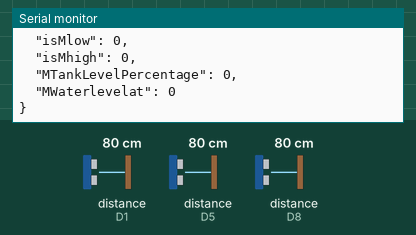
Recording of a sketch running on a simulated ESP8266 (NodeMCU). Shown: the last lines printed to the serial monitor. Wiring (inferred from the names in the program): 3 × ultrasonic range finder: trigger D2, echo D1 / trigger D6, echo D5 / trigger D7, echo D8. Inputs (shaded band) come from the test bench; at power-on: distance to the obstacle (sensors on D8, D1, D5) 80 cm. The echo pulse lasts 58.3 µs per cm; WiFi joins after 1.5 s; servers stay silent unless stated; network time is answered at once with the bench clock; the local clock reads 2024-03-15 10:24:30 at power-on unless the sketch sets it.

Above: at 12.9 s.
13.0 s: distance to the obstacle (sensor on D8) set to 11 cm
At 15.5 s:
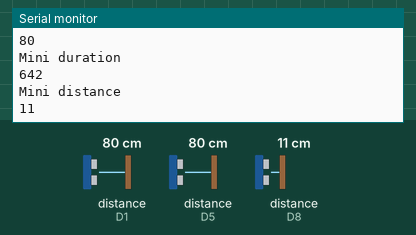
21.8 s: distance to the obstacle (sensor on D8) set to 8 cm
At 25.2 s:
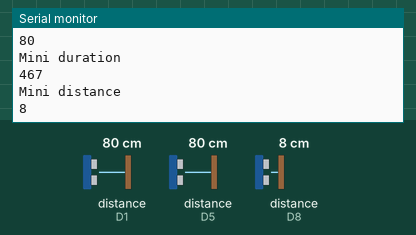
Timing chart, 0 to 26.7 s (numbered marks = the images above; inputs shaded):
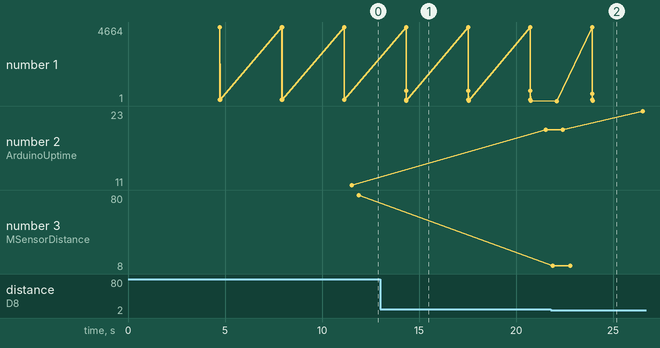

The sketch:

MainEsp8266Only.ino
```cpp
#define BLYNK_PRINT Serial
#define BLYNK_TEMPLATE_ID "TMPLe3Z3HbRn"
#define BLYNK_TEMPLATE_NAME "Main Tank Monitor"
#define BLYNK_AUTH_TOKEN "w-R8a_nmrqsPSdWhD7WFTKn02G6ptVtu"
#define DEVICE_NAME "Main Tank Monitor"
#define DEVICE_SOFTWARE "ESP_MAINTANK_01_25_2025{DD_MM_YYYY}"
#define BLYNK_FIRMWARE_VERSION "2.0.2"

#include <WiFiManager.h> // https://github.com/tzapu/WiFiManager
#include <BlynkSimpleEsp8266.h>
#include <SoftwareSerial.h>
#include <NTPClient.h>
#include "ThingSpeak.h"

#include "classfile.hpp"
#include <ArduinoJson.h>

SoftwareSerial serialPort(D1,D2); //Rx and Tx

BlynkTimer uploadBlynkTimer;
BlynkTimer uploadThingSpeakTimer;
BlynkTimer systemTimer;
BlynkTimer wifiChecker;

StaticJsonBuffer<1000> jsonBuffer;
JsonObject& root = jsonBuffer.createObject();

WiFiClient client;
String str;

unsigned long myChannelNumber = 1184761;
const char * myWriteAPIKey = "Z85MB42QWY3T4VGG";
char auth[] = "3S2mjm0uyjmgkmZ_WXi3L3TgFEWz6b1E";

const int strigger = 12;
const int secho = 14;

const int ctrigger = 4;
const int cecho = 5;

const int mtrigger = 13;
const int mecho = 15;

void setup() {
  // put your setup code here, to run once:
  Serial.begin(9600);
  //Serial.begin(115200);
  delay(10);
  serialPort.begin(9600);
  delay(10);

  Serial.println("----------------SETUP INITIATED--------------------------");
  setupConfiguration = DEVICE_NAME "--" DEVICE_SOFTWARE;

  //WiFiManager setup..
  setupWifiManager(0);

  //setupDateTime();
  setupTimers();

  //Configure and connect blynk by extracting SSID and Password from WIFI Manager..
  blynkConnect();

  //Initilize Thing speak..
  ThingSpeak.begin(client);
  delay(200);

  pinMode(strigger, OUTPUT); // Sets the trigPin as an Output
  pinMode(secho, INPUT); // Sets the echoPin as an Input

  pinMode(ctrigger, OUTPUT); // Sets the trigPin as an Output
  pinMode(cecho, INPUT); // Sets the echoPin as an Input

  pinMode(mtrigger, OUTPUT); // Sets the trigPin as an Output
  pinMode(mecho, INPUT); // Sets the echoPin as an Input

  Serial.println("----------------SETUP COMPLETED--------------------------");
}

void setupTimers() {
  // Setup a function to be called every second : 1000L = 1000ms = 1s
  // Setup a function to be called every second
  uploadBlynkTimer.setInterval(10000L, uploadtoBlynkPart1); // 10 second
  uploadBlynkTimer.setInterval(25000L, uploadtoBlynkPart2); // 15 second
  uploadThingSpeakTimer.setInterval(20000L, uploadToThingSpeakPart1); // (108000L -- 1.8 minutes)
  uploadThingSpeakTimer.setInterval(40000L, uploadToThingSpeakPart2); // (108000L -- 1.8 minutes)

  systemTimer.setInterval(1000L, setupDateTime); // 1 secoond
  //wifiChecker.setInterval(1000L, checkWaterLevelInCompressorTank); // 30 mins 900000L //
  //wifiChecker.setInterval(1500L, checkWaterLevelInCementTank); // 30 mins 900000L //
  //wifiChecker.setInterval(2200L, checkWaterLevelInMiniTank); // 30 mins 900000L //
  wifiChecker.setInterval(3200L, checkWaterLevel); // 3.2 seconds..//
}

void checkWaterLevel(){
  checkWaterLevelInCompressorTank();
  delayMicroseconds(20);
  checkWaterLevelInCementTank();
  delayMicroseconds(20);
  checkWaterLevelInMiniTank();
  delayMicroseconds(20);
}

void checkWaterLevelInCompressorTank() {
  uptimemls = millis();
  long uptimesec = uptimemls/1000;

  long duration, distance;
  int tanklevelpercentage = 0;

  digitalWrite(strigger, LOW);
  delayMicroseconds(2);

  digitalWrite(strigger, HIGH);
  delayMicroseconds(10);

  digitalWrite(strigger, LOW);
  duration = pulseIn(secho, HIGH);
  distance = (duration/2) / 29.1;

  //Simulate..
  //distance = 135;

  //Blynk.virtualWrite(V1, distance);
  root["ArduinoUptime"] = uptimesec;
  root["SensorDistance"] = distance;

  scalibrationvalue = ssensorrestorecalibration;
  if(distance > (stankheight + scalibrationvalue)) {
    //Serial.println(distance);
    distance = stankheight;
    scalibrationvalue = 0;
  }
  float availablelitres = measureWater(distance, scalibrationvalue, stankheight, stankwidth, stanklength);
  float consumedlitres = consumedWater(distance, scalibrationvalue, stankheight, stankwidth, stanklength);

  //Blynk.virtualWrite(V3, availablelitres);
  root["AvailableLitres"] = availablelitres;

  //Blynk.virtualWrite(V2, consumedlitres);
  root["ConsumedLitres"] = consumedlitres;

  int waterlevelat = 0;
  if(distance > 0) {
    waterlevelat = stankheight - distance;
//    Serial.println(scalibrationvalue);
//    Serial.println("calibration value printed above");
  }
//  Serial.println("Waterlevelat");
//  Serial.println(waterlevelat);

  tanklevelpercentage = (waterlevelat + scalibrationvalue) / stankheight * 100;

  if(tanklevelpercentage < 0)  {
    tanklevelpercentage = 0;
  }

  if(tanklevelpercentage < 30 && tanklevelpercentage > 10) {
    isSlow = 1;
  }
  else if(tanklevelpercentage > 30) {
    isSlow = 0;
  }

  if(tanklevelpercentage > 95) {
    isShigh = 1;
  }
  else if(tanklevelpercentage < 95 && tanklevelpercentage > 10) {
    isShigh = 0;
  }

  root["isSlow"] = isSlow;
  root["isShigh"] = isShigh;

  //Blynk.virtualWrite(V0, tanklevelpercentage);
  root["TankLevelPercentage"] = tanklevelpercentage;

  root["SWaterlevelat"] = waterlevelat/30.48;
  //Blynk.virtualWrite(V5, uptimesec);

  //root.prettyPrintTo(Serial);
}

void checkWaterLevelInCementTank() {
  long duration, distance;
  int tanklevelpercentage = 0;

  digitalWrite(ctrigger, LOW);
  delayMicroseconds(2);

  digitalWrite(ctrigger, HIGH);
  delayMicroseconds(10);

  digitalWrite(ctrigger, LOW);
  duration = pulseIn(cecho, HIGH);
  distance = (duration/2) / 29.1;

  //simulator.
  //distance = 80;

  Serial.println("cement duration");
  Serial.println(duration);

  Serial.println("cement distance");
  Serial.println(distance);

  //Blynk.virtualWrite(V1, distance);
  root["CSensorDistance"] = distance;

  ccalibrationvalue = csensorrestorecalibration;
  if(distance > (ctankheight + ccalibrationvalue)) {
//    Serial.println(distance);
    distance = ctankheight;
    ccalibrationvalue = 0;
  }
  float availablelitres = measureWater(distance, ccalibrationvalue, ctankheight, ctankwidth, ctanklength);
  float consumedlitres = consumedWater(distance, ccalibrationvalue, ctankheight, ctankwidth, ctanklength);

  //Blynk.virtualWrite(V13, availablelitres);
  root["CAvailableLitres"] = availablelitres;

  //Blynk.virtualWrite(V12, consumedlitres);
  root["CConsumedLitres"] = consumedlitres;

  int waterlevelat = 0;
  if(distance > 0) {
    waterlevelat = ctankheight + ccalibrationvalue - distance;
//    Serial.println(ccalibrationvalue);
//    Serial.println("calibration value printed above");
  }
//  Serial.println("CWaterlevelat");
//  Serial.println(waterlevelat);
  tanklevelpercentage = waterlevelat / ctankheight * 100;
//  Serial.println("cement");
//  Serial.println(ctankheight);
//  Serial.println(waterlevelat);
//  Serial.println(tanklevelpercentage);
//  if(tanklevelpercentage > 100)  {
//    tanklevelpercentage = 100;
//  }
  if(tanklevelpercentage < 0)  {
    tanklevelpercentage = 0;
  }

  if(tanklevelpercentage < 30 && tanklevelpercentage > 10) {
    isClow = 1;
  }
  else if(tanklevelpercentage > 30) {
    isClow = 0;
  }

  if(tanklevelpercentage > 95) {
    isChigh = 1;
  }
  else if(tanklevelpercentage < 95 && tanklevelpercentage > 10) {
    isChigh = 0;
  }

  //Blynk.virtualWrite(V0, tanklevelpercentage);
  root["isClow"] = isClow;
  root["isChigh"] = isChigh;

  root["CTankLevelPercentage"] = tanklevelpercentage;
  root["CWaterlevelat"] = waterlevelat/30.48;
  //Blynk.virtualWrite(V5, uptimesec);
}

void checkWaterLevelInMiniTank() {
  long duration = 0, distance = 0;
  int tanklevelpercentage = 0;

  digitalWrite(mtrigger, LOW);
  delayMicroseconds(2);

  digitalWrite(mtrigger, HIGH);
  delayMicroseconds(10);

  digitalWrite(mtrigger, LOW);
  duration = pulseIn(mecho, HIGH);

  //simulator.
  //duration = 500;
  distance = (duration/2) / 29.1;

  Serial.println("Mini duration");
  Serial.println(duration);

  Serial.println("Mini distance");
  Serial.println(distance);

  //Blynk.virtualWrite(V1, distance);
  root["MSensorDistance"] = distance;

  mcalibrationvalue = msensorrestorecalibration;
  if(distance > (mtankheight + mcalibrationvalue)) {
//    Serial.println(distance);
    distance = mtankheight;
    mcalibrationvalue = 0;
  }
  float availablelitres = measureWater(distance, mcalibrationvalue, mtankheight, mtankwidth, mtanklength);
  float consumedlitres = consumedWater(distance, mcalibrationvalue, mtankheight, mtankwidth, mtanklength);

  //Blynk.virtualWrite(V13, availablelitres);
  root["MAvailableLitres"] = availablelitres;

  //Blynk.virtualWrite(V12, consumedlitres);
  root["MConsumedLitres"] = consumedlitres;

  int waterlevelat = 0;
  if(distance > 0) {
    waterlevelat = mtankheight + mcalibrationvalue - distance;
//    Serial.println(mcalibrationvalue);
//    Serial.println("calibration value printed above");
  }
//  Serial.println("mWaterlevelat");
//  Serial.println(waterlevelat);
  tanklevelpercentage = waterlevelat / mtankheight * 100;
//  Serial.println("cement");
//  Serial.println(ctankheight);
//  Serial.println(waterlevelat);
//  Serial.println(tanklevelpercentage);
//  if(tanklevelpercentage > 100)  {
//    tanklevelpercentage = 100;
//  }
  if(tanklevelpercentage < 0)  {
    tanklevelpercentage = 0;
  }

  if(tanklevelpercentage < 30 && tanklevelpercentage > 10) {
    isMlow = 1;
  }
  else if(tanklevelpercentage > 30) {
    isMlow = 0;
  }

  if(tanklevelpercentage > 95) {
    isMhigh = 1;
  }
  else if(tanklevelpercentage < 95 && tanklevelpercentage > 10) {
    isMhigh = 0;
  }

  //Blynk.virtualWrite(V0, tanklevelpercentage);
  root["isMlow"] = isMlow;
  root["isMhigh"] = isMhigh;

  root["MTankLevelPercentage"] = tanklevelpercentage;
  root["MWaterlevelat"] = waterlevelat/30.48;
  //Blynk.virtualWrite(V5, uptimesec);
}

void ExtractSensorData() {
  //TODO: Comment this piece in production code.
  //simulateSensor();
  //Serial.println(".");

  //int portStatus = serialPort.available();
  //serialPortStatus = portStatus;

  //if (serialPort.available()) {
      //str = serialPort.readString();
      //Serial.print("esp: ");
      //Serial.println(str);
      //serialPort.flush();

      //StaticJsonBuffer<1000> jsonBuffer;
      //JsonObject& root = jsonBuffer.parseObject(serialPort);
      //StaticJsonBuffer<200> jsonBuffer;
      //JsonObject& root = jsonBuffer.createObject();

      //Serial.println("Esp uptime ");
      //Serial.println(uptimesec);

      if(root == JsonObject::invalid())
        return;

      Serial.println("JSON Received and Parsed");
      Serial.print("Port Status: ");
      Serial.println(serialPortStatus);

      root.prettyPrintTo(Serial);
      Serial.println("");

      lastDataReceivedTime = currentDate;

      receivedJson = "";
      root.prettyPrintTo(receivedJson);

      systemUptime=root["ArduinoUptime"];
      distance=root["SensorDistance"];
      tankPercentage=root["TankLevelPercentage"];
      availableLitres = root["AvailableLitres"];
      consumedLitres = root["ConsumedLitres"];
      waterlevelAt = root["SWaterlevelat"];

      cdistance=root["CSensorDistance"];
      ctankPercentage=root["CTankLevelPercentage"];
      cavailableLitres = root["CAvailableLitres"];
      cconsumedLitres = root["CConsumedLitres"];

      cwaterlevelAt = root["CWaterlevelat"];
      mdistance=root["MSensorDistance"];
      mtankPercentage=root["MTankLevelPercentage"];
      mavailableLitres = root["MAvailableLitres"];
      mconsumedLitres = root["MConsumedLitres"];
      mwaterlevelAt = root["MWaterlevelat"];

      isSlow = root["isSlow"];
      isShigh = root["isShigh"];
      isClow = root["isClow"];
      isChigh = root["isChigh"];
      isMhigh = root["isMhigh"];
      isMlow = root["isMlow"];

    //  Serial.println(isSlow);
    //  Serial.println(isShigh);
    //  Serial.println(isClow);
    //  Serial.println(isChigh);

      //Serial.println("ArduinoUptime ");
      //Serial.print(systemUptime);
      //Serial.println("");

      //Serial.println("SensorDistance ");
      //Serial.print(distance);
      //Serial.println("");

      //Serial.println("TankLevelPercentage ");
      //Serial.print(tankPercentage);
      //Serial.println("");

      //Serial.println("AvailableLitres ");
      //Serial.print(availableLitres);
      //Serial.println("");

      //Serial.println("ConsumedLitres ");
      //Serial.print(consumedLitres);
      //Serial.println("");

      //Serial.println("----------------------");
  //}
}

void uploadtoBlynk(){
  Blynk.virtualWrite(V4, tankPercentage);
  Blynk.virtualWrite(V1, distance);
  Blynk.virtualWrite(V2, consumedLitres);
  //Blynk.virtualWrite(V3, availableLitres);

  //Blynk.virtualWrite(V5, systemUptime);
  Blynk.virtualWrite(V6, systemUptime);
  //Blynk.virtualWrite(V9, waterlevelat);

  //Blynk.virtualWrite(V7, compressorTankPercentage);
  //Serial.println(compressorTankPercentage);

  //Blynk.virtualWrite(V8, cementTankPercentage);
  //Serial.println(cementTankPercentage);
}

void uploadtoBlynkPart1(){
  ExtractSensorData();

  if(isBlynkPart1Complete == false){

    blynkStatus = "";
    Blynk.virtualWrite(V6, systemUptime);
    Blynk.virtualWrite(V5, currentDate);

    //Compressor
    Blynk.virtualWrite(V0, tankPercentage);
    Blynk.virtualWrite(V1, distance);
    Blynk.virtualWrite(V4, waterlevelAt);

    //Cement
    Blynk.virtualWrite(V10, ctankPercentage);
    Blynk.virtualWrite(V11, cdistance);
    Blynk.virtualWrite(V14, cwaterlevelAt);

    //Mini
    Blynk.virtualWrite(V15, mtankPercentage);
    Blynk.virtualWrite(V16, mdistance);
    Blynk.virtualWrite(V19, mwaterlevelAt);

    blynkStatus = "Blynk Upload Complete.. part1" + currentDate;
    terminal.println(blynkStatus);

    isBlynkPart1Complete = true;
    isBlynkPart2Complete = false;
   }
}

void uploadtoBlynkPart2(){
  ExtractSensorData();

  if(isBlynkPart1Complete == true && isBlynkPart2Complete == false){
    blynkStatus = "";

    //Compressor
    Blynk.virtualWrite(V2, consumedLitres);
    Blynk.virtualWrite(V3, availableLitres);

    //Mini
    Blynk.virtualWrite(V17, mconsumedLitres);
    Blynk.virtualWrite(V18, mavailableLitres);

    //Cement
    Blynk.virtualWrite(V12, cconsumedLitres);
    Blynk.virtualWrite(V13, cavailableLitres);

    Blynk.virtualWrite(V6, systemUptime);

    blynkStatus = "Blynk Upload Complete.. Part2 " + currentDate;
    terminal.println(blynkStatus);

    isBlynkPart1Complete = false;
    isBlynkPart2Complete = true;
   }
}

void uploadToThingSpeak()
{
  ExtractSensorData();
  //Upload to Thinkspeak
  ThingSpeak.setField(7, tankPercentage);
  ThingSpeak.setField(8, consumedLitres);

  thingspeakStatus = "";
  int httpCode = ThingSpeak.writeFields(myChannelNumber, myWriteAPIKey);
  if (httpCode == 200) {
    Serial.println("Channel write successful.");
    thingspeakStatus = "Channel write successful.";
  }
  else {
    Serial.println("Problem writing to channel. HTTP error code " + String(httpCode));
    thingspeakStatus = "Problem writing to channel. HTTP error code " + String(httpCode);
    Blynk.logEvent("attentionrequired", thingspeakStatus + currentDate);
  }

  thingspeakStatus = thingspeakStatus + currentDate;
  terminal.println("Thingspeak Upload Status.. " + thingspeakStatus);
  terminal.flush();
}

void uploadToThingSpeakPart1()
{
    ExtractSensorData();
    Serial.println("1");
    if(isThingPart1Complete == false){
        //Upload to Thinkspeak
        //tankPercentage = 50;
        //consumedLitres = 1000;
        //availableLitres = 2000;

        //ctankPercentage = 90;
        //cconsumedLitres = 500;
        //cavailableLitres = 2500;

        ThingSpeak.setField(1, tankPercentage);
        ThingSpeak.setField(2, consumedLitres);
        ThingSpeak.setField(3, availableLitres);

        ThingSpeak.setField(4, ctankPercentage);
        ThingSpeak.setField(5, cconsumedLitres);
        ThingSpeak.setField(6, cavailableLitres);

        thingspeakStatus = "";
        int httpCode = ThingSpeak.writeFields(myChannelNumber, myWriteAPIKey);
        if (httpCode == 200) {
          Serial.println("Channel write successful.");
          thingspeakStatus = "Channel write successful.";
        }
        else {
          Serial.println("Problem writing to channel. HTTP error code " + String(httpCode));
          thingspeakStatus = "Problem writing to channel via part1. HTTP error code " + String(httpCode);
          Blynk.logEvent("attentionrequired", String(httpCode) + "--" + thingspeakStatus);
        }

        thingspeakStatus = thingspeakStatus + currentDate;
        terminal.println("Thingspeak Upload Status.. " + thingspeakStatus);
        terminal.flush();

    isThingPart1Complete = true;
    isThingPart2Complete = false;
  }
}

void uploadToThingSpeakPart2()
{
  ExtractSensorData();
  Serial.println("2");
  if(isThingPart2Complete == false){
      Serial.println("Upload Call from Thing2 -- " + currentDate);

      //Upload to Thinkspeak
      ThingSpeak.setField(2, consumedLitres);

      thingspeakStatus = "";
      int httpCode = ThingSpeak.writeFields(myChannelNumber, myWriteAPIKey);
      if (httpCode == 200) {
        Serial.println("Channel write successful.");
        thingspeakStatus = "Channel write successful.";
      }
      else {
        Serial.println("Problem writing to channel. HTTP error code " + String(httpCode));
        thingspeakStatus = "Problem writing to channel via part2. HTTP error code " + String(httpCode);
        Blynk.logEvent("attentionrequired", thingspeakStatus + currentDate);
      }

      thingspeakStatus = thingspeakStatus + currentDate;
      terminal.println("Thingspeak Upload Status.. " + thingspeakStatus);
      terminal.flush();

     isThingPart1Complete = false;
     isThingPart2Complete = true;
  }
}

BLYNK_CONNECTED(){
  //Blynk.email("{DEVICE_NAME} Successfully Connected", "{DEVICE_NAME} Connected");
  Blynk.logEvent("forinformation", String("Successfully Connected") + DEVICE_NAME);
}

//BLYNK_WRITE(V0) {
//  compressorTankPercentage = param.asInt();
//}
//
//BLYNK_WRITE(V10) {
//  cementTankPercentage = param.asInt();
//}

// You can send commands from Terminal to your hardware. Just use
// the same Virtual Pin as your Terminal Widget
BLYNK_WRITE(V50)
{
  terminalCall(param.asStr());

  if (String("resetwifi") == param.asStr()) {
    setupWifiManager(1);
  }
}

void setupWifiManager(int isReset) {
  //WiFiManager
  //Local intialization. Once its business is done, there is no need to keep it around
  WiFiManager wifiManager;

  if(isReset == 1) {
    //reset settings - for testing
    wifiManager.resetSettings();
  }

  //sets timeout until configuration portal gets turned off
  //useful to make it all retry or go to sleep
  //in seconds
  wifiManager.setConfigPortalTimeout(60);

  //fetches ssid and pass and tries to connect
  //if it does not connect it starts an access point with the specified name
  //here  "AutoConnectAP"
  //and goes into a blocking loop awaiting configuration
  if (!wifiManager.autoConnect("MainTank_AutoConnectAP")) {
    Serial.println("failed to connect and hit timeout");
    delay(300);
    //reset and try again, or maybe put it to deep sleep
    ESP.restart();
    delay(500);
  }

  //if you get here you have connected to the WiFi
  Serial.println("connected...yeey :)");
}

void blynkConnect() {
  //convert the wifi manager ssid to char array so that it can be used inside the blynk.begin.
  String str = WiFi.SSID();
  char str_array[str.length()];
  str.toCharArray(str_array, str.length());
  char* ssid = str_array;

  //convert the wifi manager pass to char array so that it can be used inside the blynk.begin.
  String strPsk = WiFi.psk();
  char strPsk_array[strPsk.length()];
  str.toCharArray(strPsk_array, strPsk.length());
  char* pass = strPsk_array;

  Blynk.begin(BLYNK_AUTH_TOKEN, ssid, pass);
}

void connectionCheck() {
  while (WiFi.status() != WL_CONNECTED) {
    Serial.print(".");
    delay(3000);
    //ESP.restart();
    Serial.println(WiFi.SSID() + " Connection Failed... Try to Restart the Board..");
    delay(5000);
  }
}

void loop() {
  // put your main code here, to run repeatedly:
  Blynk.run();

  // Initiates SimpleTimer
  systemTimer.run();
  uploadThingSpeakTimer.run();
  uploadBlynkTimer.run();
  wifiChecker.run();
}
```

Source omitted: classfile.hpp (7739 bytes)

Measured:
- after the input at 13.0 s, the serial monitor: prints a new line after 1.3 s (image 1)
- after the input at 21.8 s, the serial monitor: prints a new line after 2.1 s (image 2)
- plotted number 1: 11 → 8 after the input at 21.8 s
- plotted number 3: 80 → 8 after the input at 21.8 s
